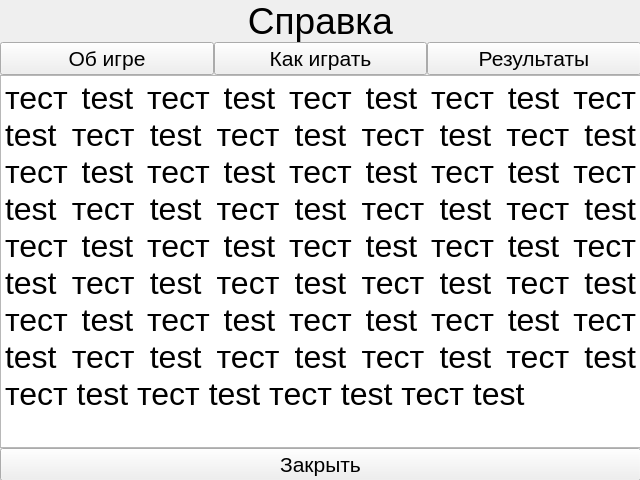
<?xml version="1.0" encoding="UTF-8"?>
<ui version="4.0">
 <class>HelpWindow</class>
 <widget class="QMainWindow" name="HelpWindow">
  <property name="geometry">
   <rect>
    <x>0</x>
    <y>0</y>
    <width>640</width>
    <height>480</height>
   </rect>
  </property>
  <property name="minimumSize">
   <size>
    <width>640</width>
    <height>480</height>
   </size>
  </property>
  <property name="maximumSize">
   <size>
    <width>640</width>
    <height>480</height>
   </size>
  </property>
  <property name="windowTitle">
   <string>Справка</string>
  </property>
  <widget class="QWidget" name="centralwidget">
   <property name="enabled">
    <bool>true</bool>
   </property>
   <property name="maximumSize">
    <size>
     <width>640</width>
     <height>480</height>
    </size>
   </property>
   <property name="autoFillBackground">
    <bool>false</bool>
   </property>
   <widget class="QWidget" name="layoutWidget">
    <property name="geometry">
     <rect>
      <x>0</x>
      <y>0</y>
      <width>641</width>
      <height>481</height>
     </rect>
    </property>
    <layout class="QVBoxLayout" name="verticalLayout">
     <property name="spacing">
      <number>0</number>
     </property>
     <item>
      <widget class="QLabel" name="label">
       <property name="font">
        <font>
         <pointsize>28</pointsize>
        </font>
       </property>
       <property name="text">
        <string>Справка</string>
       </property>
       <property name="alignment">
        <set>Qt::AlignCenter</set>
       </property>
      </widget>
     </item>
     <item>
      <layout class="QHBoxLayout" name="horizontalLayout">
       <property name="spacing">
        <number>0</number>
       </property>
       <item>
        <widget class="QPushButton" name="gameButton">
         <property name="font">
          <font>
           <pointsize>16</pointsize>
          </font>
         </property>
         <property name="text">
          <string>Об игре</string>
         </property>
         <property name="autoDefault">
          <bool>false</bool>
         </property>
         <property name="default">
          <bool>false</bool>
         </property>
         <property name="flat">
          <bool>false</bool>
         </property>
        </widget>
       </item>
       <item>
        <widget class="QPushButton" name="howButton">
         <property name="font">
          <font>
           <pointsize>16</pointsize>
          </font>
         </property>
         <property name="text">
          <string>Как играть</string>
         </property>
         <property name="default">
          <bool>false</bool>
         </property>
        </widget>
       </item>
       <item>
        <widget class="QPushButton" name="resultButton">
         <property name="font">
          <font>
           <pointsize>16</pointsize>
          </font>
         </property>
         <property name="text">
          <string>Результаты</string>
         </property>
        </widget>
       </item>
      </layout>
     </item>
     <item>
      <widget class="QTextBrowser" name="textBrowser">
       <property name="font">
        <font>
         <pointsize>16</pointsize>
        </font>
       </property>
       <property name="html">
        <string>&lt;!DOCTYPE HTML PUBLIC &quot;-//W3C//DTD HTML 4.0//EN&quot; &quot;http://www.w3.org/TR/REC-html40/strict.dtd&quot;&gt;
&lt;html&gt;&lt;head&gt;&lt;meta name=&quot;qrichtext&quot; content=&quot;1&quot; /&gt;&lt;style type=&quot;text/css&quot;&gt;
p, li { white-space: pre-wrap; }
&lt;/style&gt;&lt;/head&gt;&lt;body style=&quot; font-family:'MS Shell Dlg 2'; font-size:16pt; font-weight:400; font-style:normal;&quot;&gt;
&lt;p align=&quot;justify&quot; style=&quot; margin-top:0px; margin-bottom:0px; margin-left:0px; margin-right:0px; -qt-block-indent:0; text-indent:0px;&quot;&gt;&lt;span style=&quot; font-size:24pt;&quot;&gt;тест test тест test тест test тест test тест test тест test тест test тест test тест test тест test тест test тест test тест test тест test тест test тест test тест test тест test тест test тест test тест test тест test тест test тест test тест test тест test тест test тест test тест test тест test тест test тест test тест test тест test тест test тест test тест test тест test тест test тест test &lt;/span&gt;&lt;/p&gt;&lt;/body&gt;&lt;/html&gt;</string>
       </property>
      </widget>
     </item>
     <item>
      <widget class="QPushButton" name="exitButton">
       <property name="font">
        <font>
         <pointsize>16</pointsize>
        </font>
       </property>
       <property name="text">
        <string>Закрыть</string>
       </property>
      </widget>
     </item>
    </layout>
   </widget>
  </widget>
 </widget>
 <resources/>
 <connections/>
</ui>
